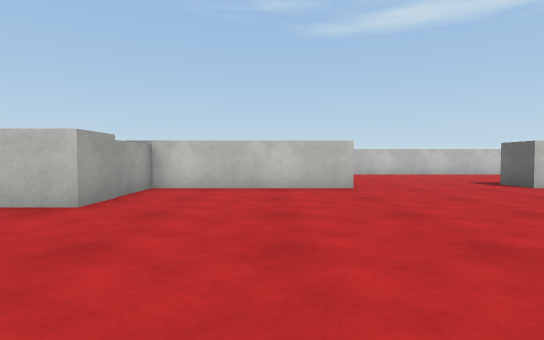
view 1 (above)

21 first-person views from a walk through a scene from a Unity 3-D project. The camera is 0.62 m above the floor, tilts 2° down and sees 80° across. The floor is counted in squares, 1 m on a side. Each view is taken from the middle of a square. On the plan, view 1 faces up. The plan holds only what a view shows up to about 9 squares ahead; the rest is blank. The player is left out. Surface patterns are stand-ins for the level's own textures.

view 2
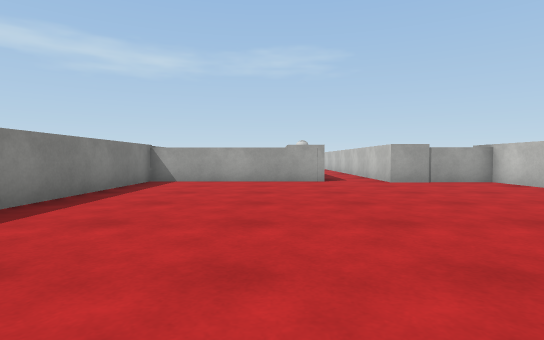

view 3
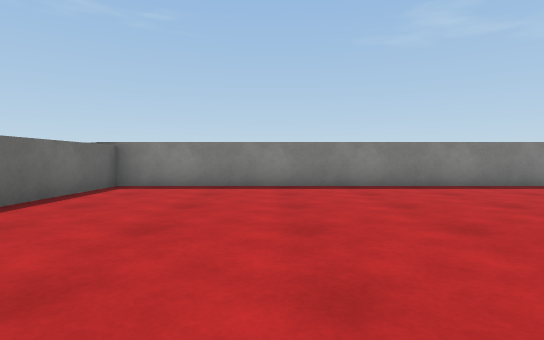

view 4
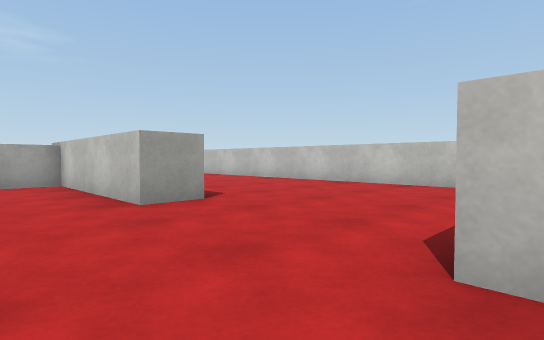

view 5
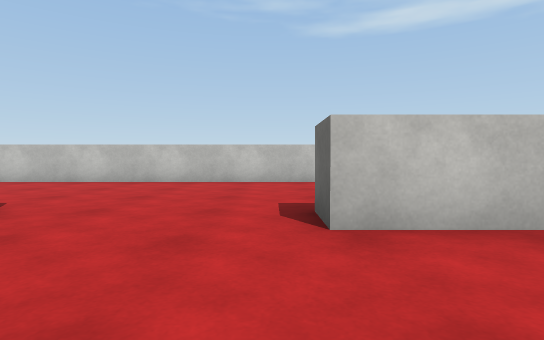

view 6
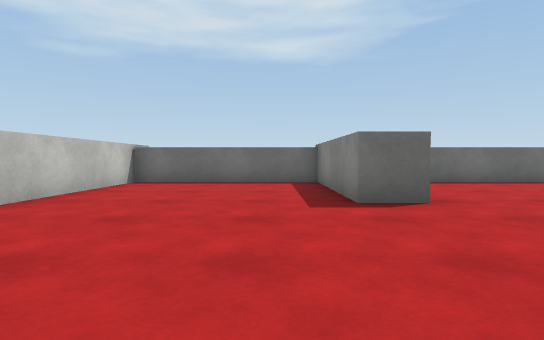

view 7
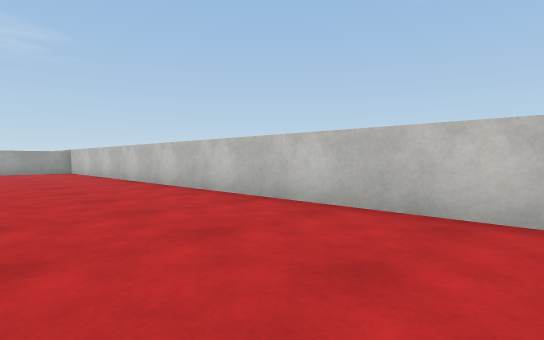

view 8
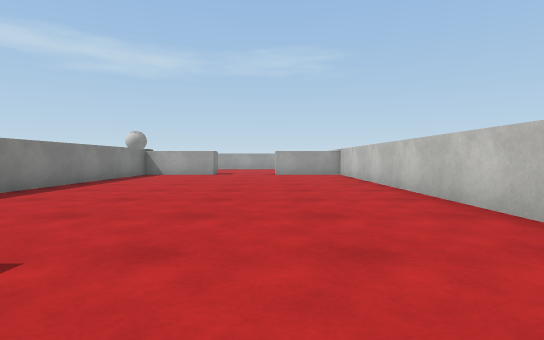

view 9
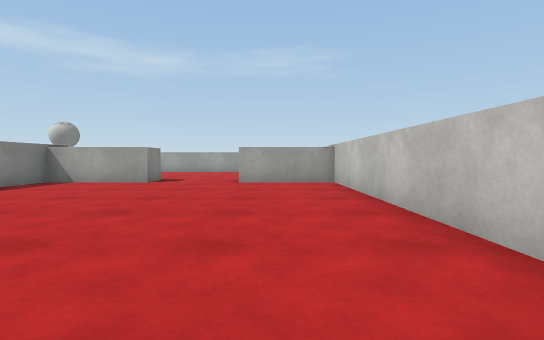

view 10
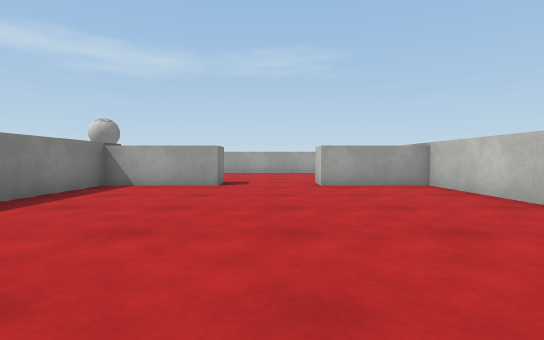

view 11
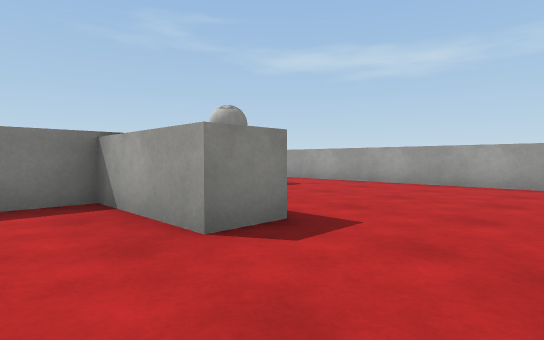

view 12
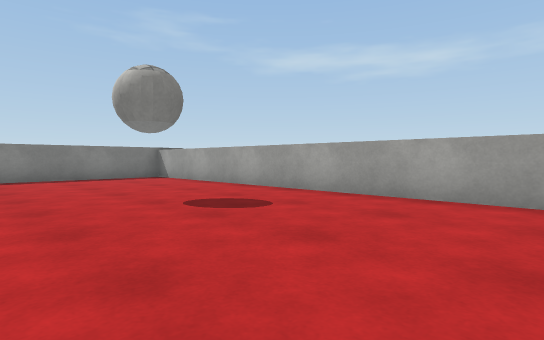

view 13
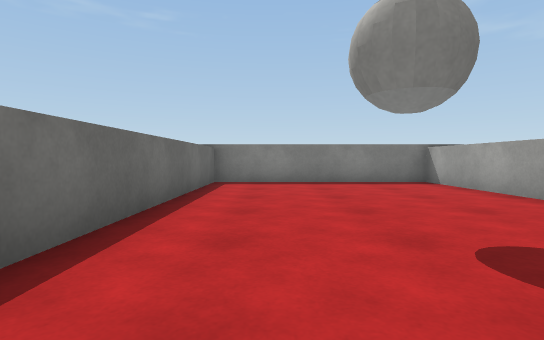

view 14
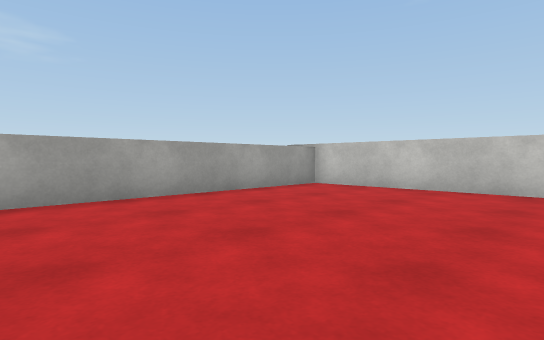

view 15
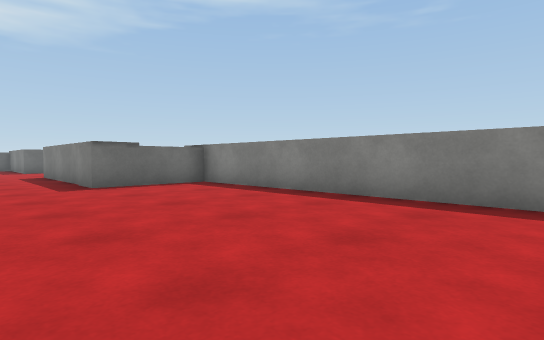

view 16
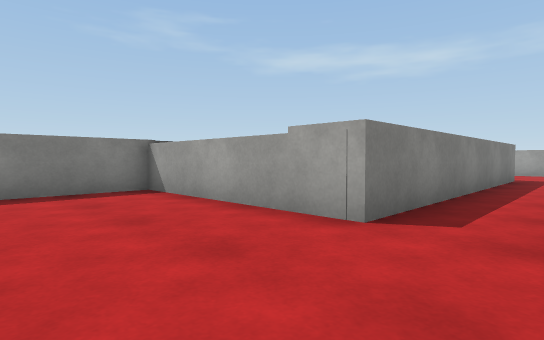

view 17
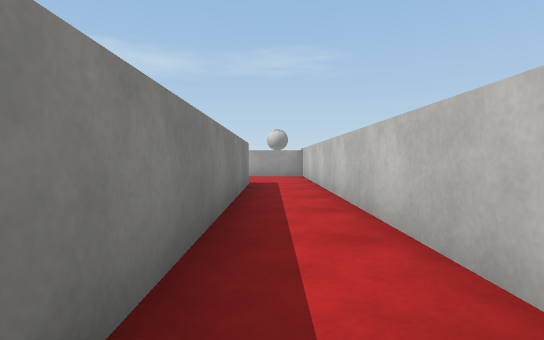

view 18
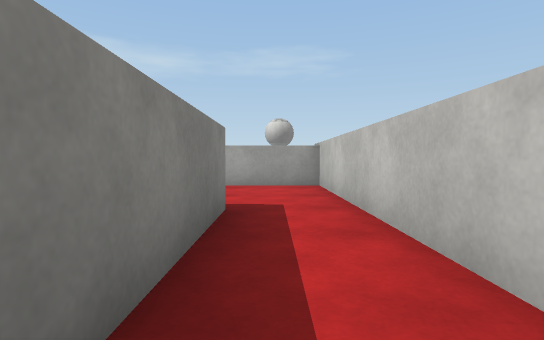

view 19
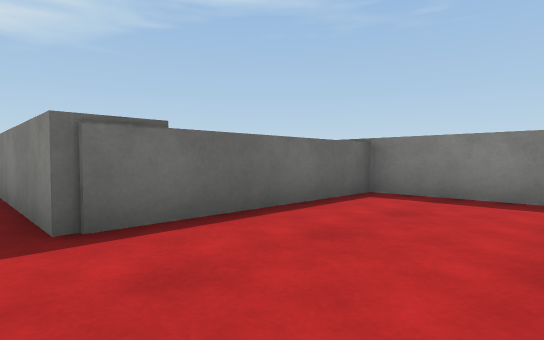

view 20
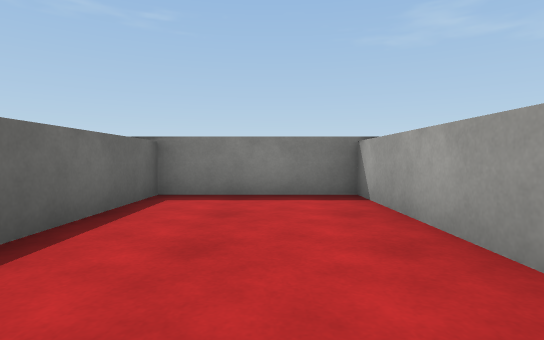

view 21
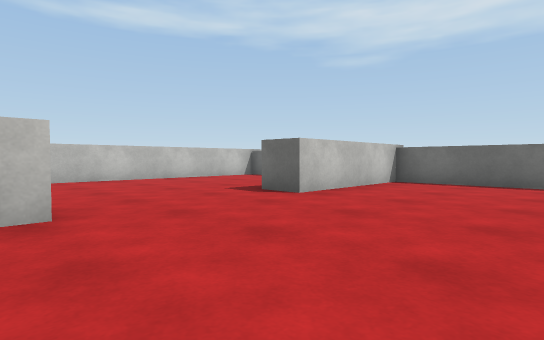

### Floor plan
Points are (right, up) in squares from view 1. A wall is a line through its corners. A room is listed if a view was taken in it or the views show most of it. See-through windows are left out.
Room 1 (views 1, 2, 3, 4, 5, 6, 7, 8, 9, 10, 11, 12, 13, 14, 15, 16, 21)
walls: (-2.8, 2.4) (-2.8, -2.3) (9.5, -2.3) (9.5, 6.8) (5.5, 6.8) (5.5, 7.8) (9.5, 7.8) (9.5, 12.6) (-14.5, 12.6) (-14.5, 10.1) (-15.4, 10.1); (1.7, 7.9) (1.7, 6.8) (-2.5, 6.8) (-2.5, 4.1); (-15.5, 7.8) (-14.5, 7.8) (-14.5, 5.1) (-3.5, 5.1) (-3.5, 7.8) (-0.4, 7.8); (-16.5, 12.6) (-21.1, 12.6) (-21.1, -2.6) (-15.5, -2.6) (-15.5, 4.2)
ways out: opening at (-3, 3) to room 2
Room 2 (views 17, 18, 19, 20)
walls: (-2.5, 4.1) (-14.5, 4.1) (-14.5, -2.6) (-11, -2.6) (-11, 2.4) (-2.8, 2.4)
ways out: opening at (-3, 3) to room 1

Positions as (right, up) in squares from view 1, and headings:
1: (0, 0), facing up
2: (6, 1), facing left
3: (6, 5), facing down
4: (6, 5), facing up-left
5: (5, 4), facing up
6: (1, 9), facing right
7: (1, 9), facing up-left
8: (-2, 10), facing left
9: (-6, 11), facing left
10: (-7, 9), facing left
11: (-13, 10), facing down-left
12: (-16, 8), facing down-left
13: (-17, 6), facing down
14: (-16, 6), facing up-left
15: (-11, 10), facing down-right
16: (0, 4), facing down-left
17: (-3, 3), facing left
18: (-7, 3), facing left
19: (-14, 3), facing down-right
20: (-13, 3), facing down
21: (1, 3), facing up-right
